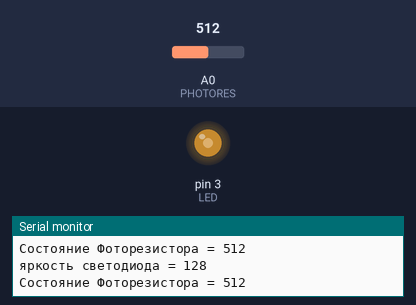
The sketch below on a simulated Arduino Uno, built with avr-gcc and run on an emulated ATmega328P. On the bench: output pins drawn as LEDs (lit = HIGH), the last lines printed to the serial monitor. The inputs (shaded band) are chosen by the test bench; at power-on: A0 (PHOTORES) = 512.

Above: at 1.2 s.
1.3 s: A0 (PHOTORES) set to 618
At 2.6 s:
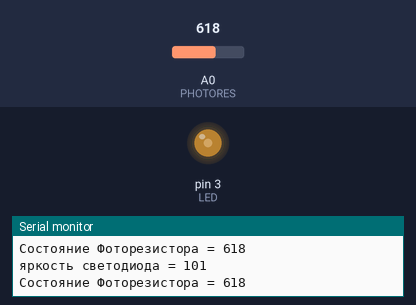
4.3 s: A0 (PHOTORES) set to 637
At 4.7 s:
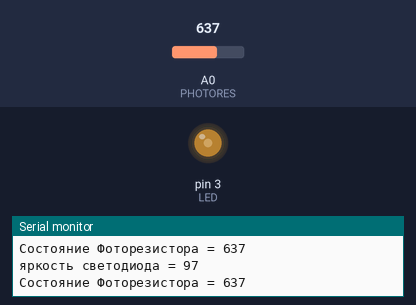
7.3 s: A0 (PHOTORES) set to 306
At 8.1 s:
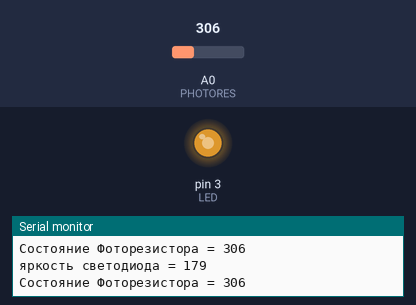
8.9 s: A0 (PHOTORES) set to 104
At 10.2 s:
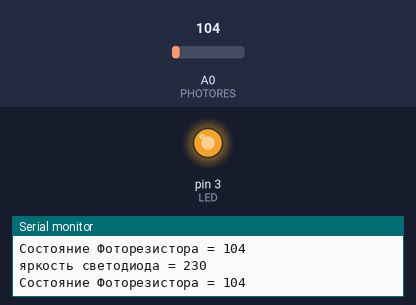
10.5 s: A0 (PHOTORES) set to 92
At 11.5 s:
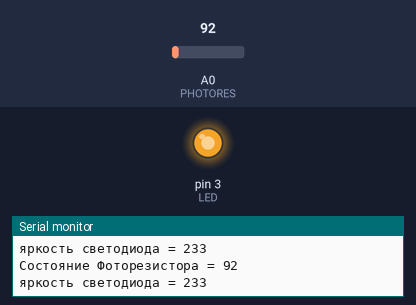
13.5 s: A0 (PHOTORES) set to 900
At 14.9 s:
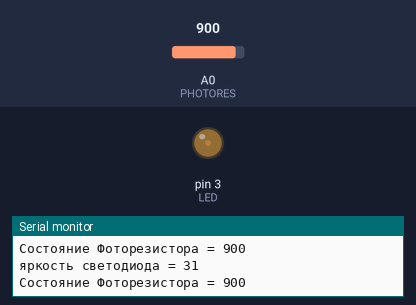
Timing chart, 0 to 16.1 s (numbered marks = the images above; inputs shaded):
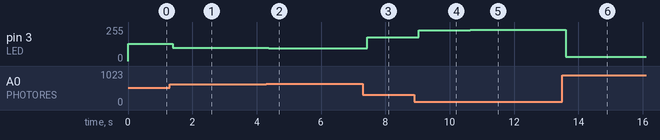

Measured:
- after the input at 1.3 s, pin 3 (LED): 128/255 → 101/255 after 0.09 s
- after the input at 4.3 s, pin 3 (LED): 101/255 → 97/255 after 0.08 s
- after the input at 7.3 s, pin 3 (LED): 97/255 → 179/255 after 0.14 s
- after the input at 8.9 s, pin 3 (LED): 179/255 → 230/255 after 0.14 s
- after the input at 10.5 s, pin 3 (LED): 230/255 → 233/255 after 0.14 s
- after the input at 13.5 s, pin 3 (LED): 233/255 → 31/255 after 0.10 s

The sketch:

TASK1.ino
```cpp
const int LED = 3;
const int PHOTORES = A0;
int max = 0;
int min = 9999;

void setup() {
  pinMode(LED, OUTPUT);
  pinMode(PHOTORES, INPUT);
  Serial.begin(9600);
}

void loop() {
  // Задаем показания фоторезистора, чем темнее - тем больше значение
  int photoresState = analogRead(PHOTORES);
  Serial.print("Состояние Фоторезистора = ");
  Serial.println(photoresState);

  // напишем штуку, которая будет оценивать минимум и максимум показаний
  // if (photoresState > max) {
  //   max = photoresState;
  // }
  // if (photoresState < min) {
  //   min = photoresState;
  // }
  // Serial.print("Минмум: ");
  // Serial.println(min);
  // Serial.print("Максимум: ");
  // Serial.println(max);

  if(photoresState > 900) {
    // т.е. если слишком темно, вырубим светодиод
    analogWrite(LED, 0);
  }
  else analogWrite(LED, map(photoresState, 0, 1023, 255, 0));
  Serial.print("яркость светодиода = ");
  Serial.println(map(photoresState, 0, 1023, 255, 0));
}
```
